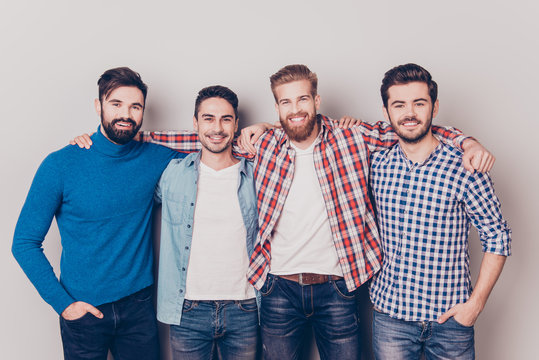
#> input picture group_photo.jpeg, 539 x 360 px, given in place of the camera
$ python 'sample56_Virtual Painter_PROJECT_1.py'
#> lines starting #> are read from the running program, lines starting #| are printed output that depends on the picture; after the words box and inside, x2 and y2 are one past the last pixel; in counts of white or black regions, pixels touching at a corner belong together
import cv2
import numpy as np

# Start webcam
cap = cv2.VideoCapture(0)
cap.set(3, 640)  # Width
cap.set(4, 480)  # Height

# Create a blank canvas ONCE (not inside the loop)
canvas = np.zeros((480, 640, 3), dtype=np.uint8)

while True:
    ret, frame = cap.read()
#> frame is the input picture: shape (360, 539, 3); mean B, G, R 165.4, 153.4, 150.9
    if not ret:
        break

    #frame = cv2.flip(frame, 1)  # Mirror effect

    hsv = cv2.cvtColor(frame, cv2.COLOR_BGR2HSV)
#> hsv: shape (360, 539, 3); mean H, S, V 62.2, 70.7, 176.2

    # Define blue color range in HSV
    lower_blue = np.array([100, 150, 50])
    upper_blue = np.array([140, 255, 255])
    mask = cv2.inRange(hsv, lower_blue, upper_blue)
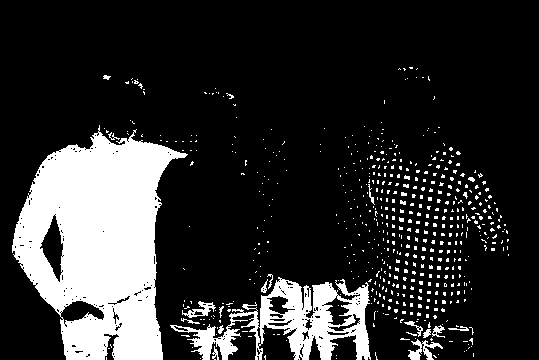
#> mask: shape (360, 539); 18.4% white; 585 white regions (562 under 20 px)

    # Find contours in the mask
    contours, _ = cv2.findContours(mask, cv2.RETR_EXTERNAL, cv2.CHAIN_APPROX_SIMPLE)
#> contours = 584 contours, 573 with area under 20; largest, box (x1, y1, x2, y2) and area: (12, 125, 188, 360) 25947, (170, 277, 371, 360) 6923, (408, 339, 443, 360) 218, (182, 301, 216, 318) 194, (432, 325, 445, 338) 58

    if contours:
        # Get largest contour
        largest = max(contours, key=cv2.contourArea)
#> largest = contour of 422 points, box (x1, y1, x2, y2) (12, 125, 188, 360), area 25947
        area = cv2.contourArea(largest)
#> area = 25947
        if area > 1000:
            # Get center of contour
            M = cv2.moments(largest)
#> M = moments, m00 25947, centre m10/m00, m01/m00 = (96.73, 244.8)
            if M["m00"] != 0:
                cx = int(M["m10"] / M["m00"])
#> cx = 96
                cy = int(M["m01"] / M["m00"])
#> cy = 244
                # Draw on canvas (persistent)
                cv2.circle(canvas, (cx, cy), 10, (255, 0, 0), -1)
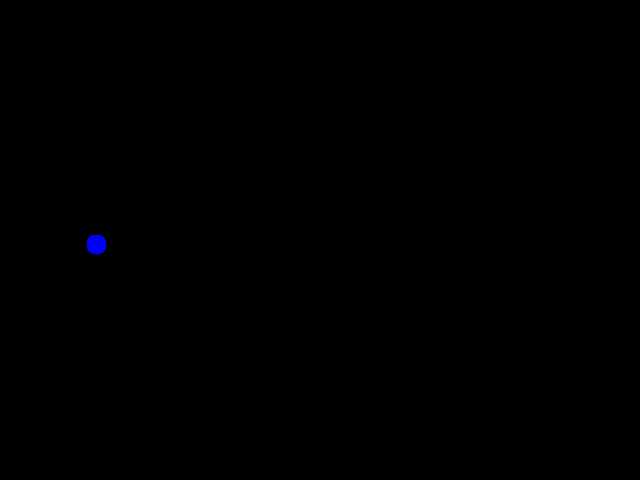
#> canvas: shape (480, 640, 3); mean of channels 0, 1, 2 0.3, 0, 0; drawn as B, G, R

    # Combine canvas and webcam frame
#> (the run stopped early here; a loop or call above may not have finished)
